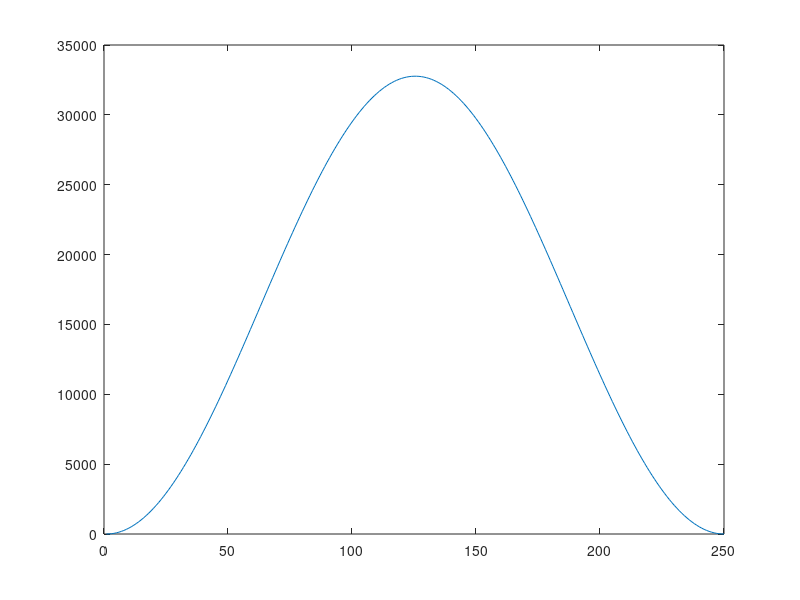

Write MATLAB code to recreate this figure. (Note: this script raises an error after producing the figure.)
dacmax = hex2dec('7ffe');

NPOINTS = 250;
rf1 = hanning(NPOINTS);
tmp = abs(rf1);
tmp = tmp * dacmax / max(tmp);
tmp = 2*round(tmp/2);
plot(tmp)


% first write it as intt16
filename = sprintf('myHanning%d.bin',NPOINTS);
fp = fopen(filename,'wb','b');
fwrite(fp, tmp, 'int16');
fclose(fp);


% then use GE software to put in proper format
str = sprintf('!xlatebin -o myHanning%d.rho myHanning%d.bin', NPOINTS, NPOINTS);
eval(str)


%%

rf1 = ones(NPOINTS,1);
tmp = abs(rf1);
tmp = tmp * dacmax / max(tmp);
tmp = 2*round(tmp/2);
plot(tmp)


% first write it as intt16
filename = sprintf('myRect%d.bin',NPOINTS);
fp = fopen(filename,'wb','b');
fwrite(fp, tmp, 'int16');
fclose(fp);


% then use GE software to put in proper format
str = sprintf('!xlatebin -o myRect%d.rho myRect%d.bin', NPOINTS, NPOINTS);
eval(str)
